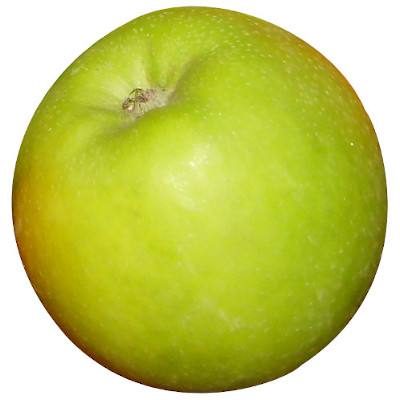
#> input picture theme2_photo_numerique/activite4_tp_champion_pillow/images/Pomme_verte.jpg, 400 x 400 px
$ jupyter execute --allow-errors activite4_tp_champion_pillow.ipynb
#> lines starting #> are read from the running program, lines starting #| are printed output that depends on the picture
# Activité 5 Principes de quelques algorithmes basiques de traitement de l'image #

## Ce notebook vous donne les éléments de code python associés au document  "Fonctionnement d'un appareil photo numérique : codage des couleurs".

Un notebook se lit de haut en bas. Toutes les cellules de code doivent être exécutées :
- soit en cliquant sur le bouton "Exécuter" dans la barre d'outil
- soit au clavier en tapant sur les touches MAJ + ENTREE

Pour récupérer votre travail sur votre ordinateur : menu File > Download As > Notebook (.ipynb)

## 1. Modifier la couleur d'un pixel
Executer le code ci-dessous

[cell 1]
from PIL import Image
pomme=Image.open("./images/Pomme_verte.jpg")
#> pomme is the input picture: PIL image 400x400 RGB; mean R, G, B 194.3, 201.6, 97.7
format=pomme.format
#> format = 'JPEG'
print(format)
#| JPEG
L,l=pomme.size
#> L = 400; l = 400
print("Longueur=",L,"pixels","largeur=",l,"pixels")
#| Longueur= 400 pixels largeur= 400 pixels
#display(img)
r,v,b=pomme.getpixel((200,200))
#> r = 213; v = 228; b = 111
print ("pixel rouge ",r,"pixel vert",v,"pixel bleu",b)
#| pixel rouge  213 pixel vert 228 pixel bleu 111

<div class = "alert alert-info">

**Question 1 :**

Compléter le code pour afficher la valeur du canal vert du pixel de coordonnées (100,100)


[cell 2]
#écrire le code en dessous de cette ligne
from PIL import Image
pomme=Image.open("./images/Pomme_verte.jpg")

<div class = "alert alert-info">

**Question 2 :**

Compléter le code ci-dessous pour intervertir les canaux r et b du pixel (200,200) .

Afficher l'image avec ```display```

Il faut utiliser la méthode ``.putpixel((x,y), couleur)``

Remarque : ce n'est pas très visible : il n'y a qu'un pixel !

[cell 3]
#écrire le code en dessous de cette ligne
from PIL import Image
pomme=Image.open("./images/Pomme_verte.jpg")

## 2. Action sur l'ensemble des pixels d'une image : changer la couleur de la pomme

Executer le code  ci-dessous .

[cell 4]
from PIL import Image
pomme=Image.open("./images/Pomme_verte.jpg")
L,l=pomme.size
for y in range(l):
    for x in range(L):
        r,v,b=pomme.getpixel((x,y))
        pomme.putpixel((x,y),(v,b,r))
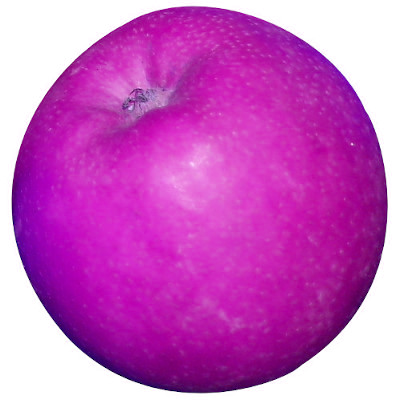
#> pomme: PIL image 400x400 RGB; mean R, G, B 201.6, 97.7, 194.3
display(pomme)

<div class = "alert alert-info">

### question 3-1 : expliquer ce que fait la ligne de code suivante
```python
for y in range(l):
     for x in range(L):
```

**réponse** :

<div class = "alert alert-info">

### question 3-2 : expliquer ce que fait la ligne de code suivante
```python
r,v,b=pomme.getpixel((x,y))```

  **réponse** :


<div class = "alert alert-info">

### question 3-3 : expliquer ce que fait la ligne de code suivante
```python
 pomme.putpixel((x,y),(v,b,r))```

**réponse** :

## 3. Action sur l'ensemble des pixels d'une image: effet négatif d’une image

Pour obtenir le négatif d’une image il faut remplacer chacun des canaux par la valeur qu’il faudrait lui ajouter pour atteindre 255. Par exemple si le canal rouge vaut 100, il faut la remplacer par 255-100 soit la valeur 155.

<div class = "alert alert-info">

### question 4

Compléter le progamme ci-dessous permettant d'afficher le négatif de l'image de la pomme en s'inspirant du programme de partie 2.

[cell 5]
#écrire le code en dessous de cette ligne
from PIL import Image
pomme=Image.open("./images/Pomme_verte.jpg")

## 4 Action sur l'ensemble des pixels d'une image: faire tourner l'image

Il s’agit  ici de recalculer à chaque étape les coordonnées de chaque pixel et non d’utiliser la méthode«rotate» intégrée à la bibliothèque PIL. On déplacedonc chaque pixel pour le replacer à un autre endroit. Pour créer la nouvelle , il faut donc créer une nouvelle image avec n'importe quelle fond et y placer les pixels de l'image de départ.

Executer le programme suivant

[cell 6]
from PIL import Image
image_depart=Image.open("./images/moustique.jpg")
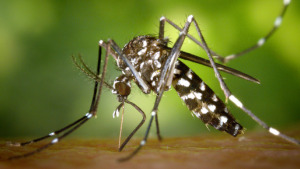
#> input picture theme2_photo_numerique/activite4_tp_champion_pillow/images/moustique.jpg, 300 x 169 px
#> image_depart is the input picture: PIL image 300x169 RGB; mean R, G, B 107.1, 114.8, 45.4
image_final=Image.new(image_depart.mode, image_depart.size,255)
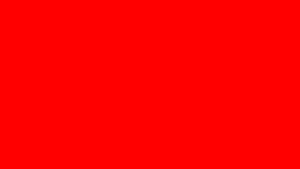
#> image_final: PIL image 300x169 RGB; mean R, G, B 255, 0, 0
L,l=image_depart.size
#> L = 300; l = 169
for y in range(l):
    for x in range(L):
        p=image_depart.getpixel((x,y))
        image_final.putpixel((x,l-y-1),p)
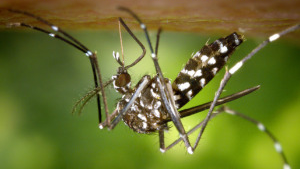
#> image_final: PIL image 300x169 RGB; mean R, G, B 107.1, 114.8, 45.4

display(image_final)
